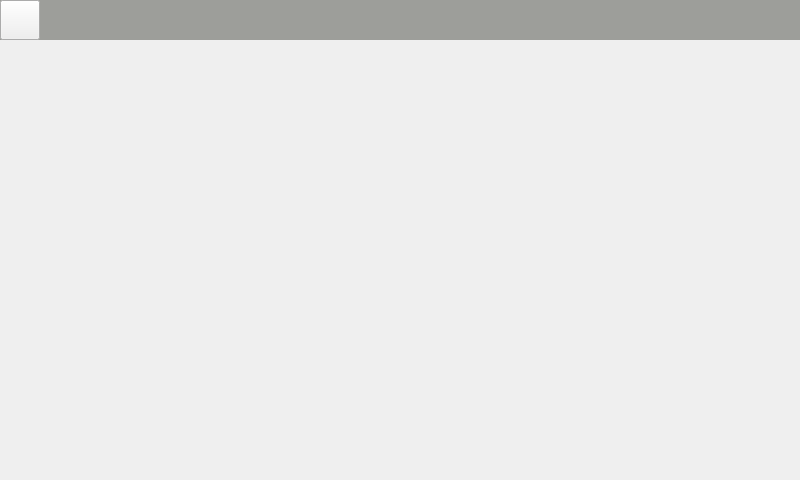
<?xml version="1.0" encoding="UTF-8"?>
<ui version="4.0">
 <class>setting</class>
 <widget class="QMainWindow" name="setting">
  <property name="geometry">
   <rect>
    <x>0</x>
    <y>0</y>
    <width>800</width>
    <height>480</height>
   </rect>
  </property>
  <property name="minimumSize">
   <size>
    <width>800</width>
    <height>480</height>
   </size>
  </property>
  <property name="maximumSize">
   <size>
    <width>800</width>
    <height>480</height>
   </size>
  </property>
  <property name="windowTitle">
   <string>MainWindow</string>
  </property>
  <property name="styleSheet">
   <string notr="true">#setting{
background-image: url(:/image/background.jpg);
}</string>
  </property>
  <widget class="QWidget" name="centralwidget">
   <property name="minimumSize">
    <size>
     <width>800</width>
     <height>480</height>
    </size>
   </property>
   <property name="maximumSize">
    <size>
     <width>16777215</width>
     <height>480</height>
    </size>
   </property>
   <widget class="QLabel" name="top">
    <property name="geometry">
     <rect>
      <x>0</x>
      <y>0</y>
      <width>800</width>
      <height>40</height>
     </rect>
    </property>
    <property name="styleSheet">
     <string notr="true">background-color:rgba(136, 138, 133, 0.8)</string>
    </property>
    <property name="text">
     <string/>
    </property>
   </widget>
   <widget class="QPushButton" name="pushButton">
    <property name="geometry">
     <rect>
      <x>0</x>
      <y>0</y>
      <width>40</width>
      <height>40</height>
     </rect>
    </property>
    <property name="styleSheet">
     <string notr="true">border-image: url(:/image/back.png);</string>
    </property>
    <property name="text">
     <string/>
    </property>
   </widget>
  </widget>
 </widget>
 <resources/>
 <connections/>
</ui>
